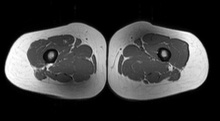
%> input picture MRI_Image_Files/mri_1.jpeg, 220 x 121 px, shrunk from 685 x 376 before the run
$ octave ThighMRI_MuscleandFatRatio.m   (GNU Octave 9; MATLAB toolbox functions it lacks are replaced by stand-ins)
%> lines starting %> are read from the running program, lines starting %| are printed output that depends on the picture; in (x1, y1, x2, y2) boxes, pixels count from 0 and x2, y2 are one past the last pixel; in counts of white or black regions, pixels touching at a corner belong together; the program's own positions count from 1
%MRI Upper Leg Body Fat Percentage Thingy
clc;clear;
fprintf('This program takes a black-and-white T1-weighted MRI image of a transverse section of the thigh\n')
fprintf('and displays the approximate volumes of muscle and adipose/soft tissue, along with health indicators.*\n')
fprintf('Map Key: RED = Adipose/Soft Tissue   GREEN = Muscle Tissue   BLACK = Non-muscle Tissue**   WHITE = Space\n\n')
filename = input('Enter the filename: ','s');
%> the answer given: MRI_Image_Files/mri_1.jpeg
mri = imread(filename);
%> mri is the input picture: size 121x220 uint8; min 0, max 255, mean 60
[h,w,c] = size(mri);
%> h = 121; w = 220; c = 1
map = uint8(zeros(h,w,3));
%Establish region outside of legs, make outside white in map
for ii=1:1:h
    for jj=1:1:w
        if mri(ii,jj)<20
            map(ii,jj,:) = 255;
        end
    end
end
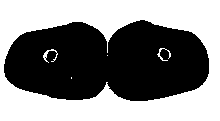
%> map: size 121x220x3 uint8; 51.2% white; 1 black region, box (x1, y1, x2, y2) and area: (4, 20, 209, 101) 13001
%Establish larger border region (so skin doesn't get identified) with map2
map2 = map;
s = round(h/200);
%> s = 1
for ii=s+1:1:h-s
    for jj=s+1:1:w-s
        border = 0;
        for kk=ii-s:1:ii+s
            for ll=jj-s:1:jj+s
                if mri(kk,ll)<20
                    border = 1;
                end
            end
        end
        if border==1
            map2(ii,jj,:) = 255;
        end
    end
end
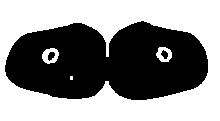
%> map2: size 121x220x3 uint8; 54.5% white; 3 black regions, box (x1, y1, x2, y2) and area: (5, 21, 208, 100) 12033, (48, 52, 55, 61) 44, (161, 50, 168, 59) 41
map = map2;
%Color map red for fat/soft tissue, green for muscle tissue
for ii=1:1:h
    for jj=1:1:w
        if map2(ii,jj,:)==0
            if mri(ii,jj)>25 && mri(ii,jj)<100 %Muscle (GREEN) parameters
                map(ii,jj,:) = 0;
                map(ii,jj,2) = 255;
            end
            if mri(ii,jj)>=100 %Fat/soft tissue (RED) parameters
                map(ii,jj,:) = 0;
                map(ii,jj,1) = 255;
            end
        end
    end
end
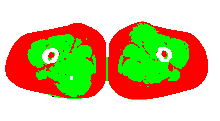
%> map: size 121x220x3 uint8; mean R, G, B 203.1, 190.8, 138.9
%Reduce Isolated mistaken small areas of muscle
map2 = map;
for ii=8:1:h-7
    for jj=8:1:w-7
        count = 0;
        if map(ii,jj,2)==map(ii,jj,1)+255
            for kk=ii-7:1:ii+7
                for ll=jj-7:1:jj+7
                    if map(kk,ll,2)==map(kk,ll,1)+255
                        count = count + 1;
                    end
                end
            end
            if count<90
                map2(ii,jj,:) = 0;
            end
        end
    end
end
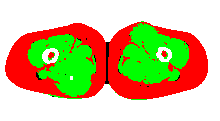
%> map2: size 121x220x3 uint8; 0.64% of pixels changed, all inside (x1, y1, x2, y2) = (33, 34, 189, 87)
map = map2;
%Identify Bone in Middle & Exclude from Area of Adipose/Soft Tissue
%DIAMETER (column)
outline = map;
difference = 1:1:h;
%> difference = 121 values from 1 to 121
for jj=1:1:w
    postop = 0;
    posbottom = 0;
    for ii=1:1:h/2
        if map(ii,jj,3)==255 && postop==0
            top = ii;
            outline(ii,jj,:) = 0;
            outline(ii,jj,3) = 255;
            postop = 1;
        end
        if map(h-(ii-1),jj,3)==255 && posbottom==0
            bottom = ii;
            outline(ii,jj,:) = 0;
            outline(ii,jj,3) = 255;
            posbottom = 1;
        end
    end
    difference(ii) = posbottom-postop;
end
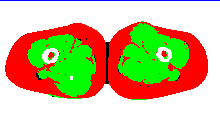
%> outline: size 121x220x3 uint8; 0.83% of pixels changed, all inside (x1, y1, x2, y2) = (0, 0, 220, 1)
%> after the loop, bottom = 1; difference = 121 values, max 121 at index 121, min 0 at index 60, mean 60.5; top = 1
%Finding max distance and excluding outliers
z = find(difference==0);
%> z = 60
difference(z) = [];
sorted = sort(difference);
%> sorted = 120 values from 1 to 121
sorted(1:(4*length(sorted))/5) = [];
middle = mean(sorted);
%> middle = 109.5
check = 0;
while check==0
    if max(sorted)>1.2*middle
        outlier = find(max(sorted));
        sorted(outlier) = [];
    else
        check = 1;
    end
end
%> after the loop, check = 1; sorted = 24 values from 98 to 121
%Using max distance (which is the diameter) to find area of bone
femurheight = max(sorted)/8;
%> femurheight = 15.12
femurwidth = femurheight*.75;
%> femurwidth = 11.34
femurarea = round((femurwidth/2)*(femurheight/2)*pi);
%> femurarea = 135
%AREA CALCULATIONS OF MUSCLE AND ADIPOSE/SOFT TISSUE
fat = 0; %red
muscle = 0; %green
for ii=1:1:h
    for jj=1:1:w
        if map(ii,jj,1)==255
            if map(ii,jj,[2 3])==0
                fat = fat+1;
            end
        elseif map(ii,jj,2)==255
            if map(ii,jj,[1 3])==0
                muscle = muscle+1;
            end
        end
    end
end
%> after the loop, fat = 6700; muscle = 5302
fat = fat - femurarea;
%> fat = 6565
%Display Data
fprintf('\nPercent Adipose/Soft Tissue:   %.2f',(fat/(fat+muscle))*100)
%| Percent Adipose/Soft Tissue:   55.32
fprintf('\nPercent Muscle Tissue:   %.2f',(muscle/(fat+muscle))*100)
%| Percent Muscle Tissue:   44.68
fprintf('\nMuscle : Adipose/Soft Tissue Ratio:   %.2f : 1\n\n',muscle/fat)
%| Muscle : Adipose/Soft Tissue Ratio:   0.81 : 1
if muscle/fat>3
    fprintf('The muscle:adipose/soft tissue ratio suggests that this person has an athletic, healthy build.\n')
elseif muscle/fat>1 && muscle/fat<=3
    fprintf('The muscle:adipose/soft tissue ratio suggests that this person has a healthy build.\n')
elseif muscle/fat<=1 && muscle/fat>.4
    fprintf('The muscle:adipose/soft tissue ratio suggests that this person may be overweight or deconditioned.\n')
elseif muscle/fat<=.4
    fprintf('The muscle:adipose/soft tissue ratio suggests that this person is unhealthy. They may be morbidly obese,\n')
    fprintf('severely deconditioned or ill, or have a muscular disease.\n')
end
%SHOW IMAGES
imshowpair(mri,map,'montage')
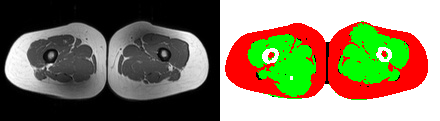
%> displayed picture: size 121x440x3, on the screen's scale of 0 to 255; mean R, G, B 131.3, 124.6, 99.2
%ADDITIONAL INFO
fprintf('\n*ADDITIONAL INFO: This program is designed to run with standard-T1 weighted MRI slides, if\n')
fprintf('your MRI slide is particularly bright, dark, high- or low-contrast, you may need to adjust\n')
fprintf('the red and green parameters in the coloring loop. Area of the femur is approximated based\n')
fprintf('on the radius of the thigh, assuming that the femur has a slight ellipse shape with a\n')
fprintf('larger height than width. A montage image is shown of the original mri slide and the\n')
fprintf('colorized map from which calculations for muscle and adipose/soft tissue amount are derived side-by-side\n')
fprintf('so you can confirm that the parameters are appropriate and the calculations correct. The\n')
fprintf('area of the femur is subtracted from the area of adipose/soft tissue, since both show similar brightness.\n')
fprintf('There is an error checking mechanism in place in case there are unusual areas of brightness\n')
fprintf('outside of the thigh, outlier radius values will not affect the femur area calculation. The\n')
fprintf('usefulness of the health indicator based on muscle:adipose/soft tissue ratio is also dependent on how far down\n')
fprintf('the thigh the transverse section is obtained, since more body fat typically accumulates more\n')
fprintf('proximally toward the torso. For my parameters of athletic/healthy/deconditioned/unhealthy, I\n')
fprintf('used sections from around the midpoint between the hip and knee.\n')
fprintf('**Black areas on the map indicate areas that have the brightness of muscle tissue, but small areas of\n')
fprintf('isolated muscle ''tissue'' are likely not actual muscles, and are therefore discluded from muscle area.')

$ run again, on MRI_Image_Files/mri_3.png
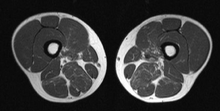
%> input picture MRI_Image_Files/mri_3.png, 220 x 111 px, shrunk from 635 x 320 before the run
%> mri is the input picture: size 111x220x3 uint8; min 3, max 255, mean 58.4
%> after the loop `for jj=1:1:w`:
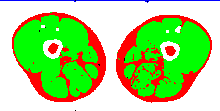
%> outline: size 111x220x3 uint8; mean R, G, B 165.3, 211.5, 126.7
%> after the loop `for jj=1:1:w`: bottom = 1; difference = 111 values, max 111 at index 111, min 0 at index 55, mean 55.5; top = 1
%> z = 55
%> `sorted = sort(difference);`: sorted = 110 values from 1 to 111
%> middle = 100.5
%> after the loop `while check==0`: check = 1; sorted = 22 values from 90 to 111
%> femurheight = 13.88
%> femurwidth = 10.41
%> femurarea = 113
%> after the loop `for ii=1:1:h`: fat = 3922; muscle = 8353
%> `fat = fat - femurarea;`: fat = 3809
%| Percent Adipose/Soft Tissue:   31.32
%| Percent Muscle Tissue:   68.68
%| Muscle : Adipose/Soft Tissue Ratio:   2.19 : 1
%> `imshowpair(mri,map,'montage')`:
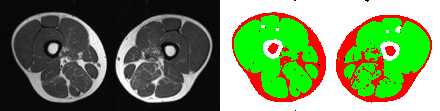
%> displayed picture: size 111x440x3, on the screen's scale of 0 to 255; mean R, G, B 111.8, 135, 91.4

$ run again, on MRI_Image_Files/mri_4.jpg
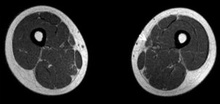
%> input picture MRI_Image_Files/mri_4.jpg, 220 x 104 px, shrunk from 306 x 144 before the run
%> mri is the input picture: size 104x220 uint8; min 0, max 255, mean 49.3
%> after the loop `for jj=1:1:w`:
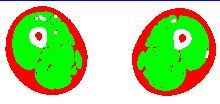
%> outline: size 104x220x3 uint8; mean R, G, B 176.8, 209.8, 136.7
%> after the loop `for jj=1:1:w`: bottom = 1; difference = 104 values, max 104 at index 104, min 0 at index 52, mean 52; top = 1
%> z = 52
%> `sorted = sort(difference);`: sorted = 103 values from 1 to 104
%> middle = 94
%> after the loop `while check==0`: check = 1; sorted = 21 values from 84 to 104
%> femurheight = 13
%> femurwidth = 9.75
%> femurarea = 100
%> after the loop `for ii=1:1:h`: fat = 3814; muscle = 6774
%> `fat = fat - femurarea;`: fat = 3714
%| Percent Adipose/Soft Tissue:   35.41
%| Percent Muscle Tissue:   64.59
%| Muscle : Adipose/Soft Tissue Ratio:   1.82 : 1
%> `imshowpair(mri,map,'montage')`:
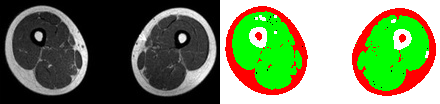
%> displayed picture: size 104x440x3, on the screen's scale of 0 to 255; mean R, G, B 114.3, 130.8, 93

$ run again, on MRI_Image_Files/mri_5.jpg
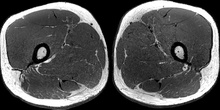
%> input picture MRI_Image_Files/mri_5.jpg, 220 x 110 px, shrunk from 2095 x 1043 before the run
%> mri is the input picture: size 110x220x3 uint8; min 0, max 255, mean 85.1
%> after the loop `for jj=1:1:w`:
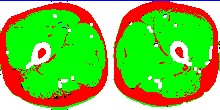
%> outline: size 110x220x3 uint8; mean R, G, B 123.1, 192.1, 66
%> after the loop `for jj=1:1:w`: bottom = 1; difference = 110 values, max 110 at index 110, min 0 at index 55, mean 55; top = 1
%> z = 55
%> `sorted = sort(difference);`: sorted = 109 values from 1 to 110
%> middle = 99.5
%> after the loop `while check==0`: check = 1; sorted = 22 values from 89 to 110
%> femurheight = 13.75
%> femurwidth = 10.31
%> femurarea = 111
%> after the loop `for ii=1:1:h`: fat = 5674; muscle = 12219
%> `fat = fat - femurarea;`: fat = 5563
%| Percent Adipose/Soft Tissue:   31.28
%| Percent Muscle Tissue:   68.72
%| Muscle : Adipose/Soft Tissue Ratio:   2.20 : 1
%> `imshowpair(mri,map,'montage')`:
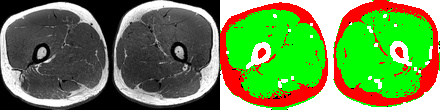
%> displayed picture: size 110x440x3, on the screen's scale of 0 to 255; mean R, G, B 105.3, 139.8, 75.4
